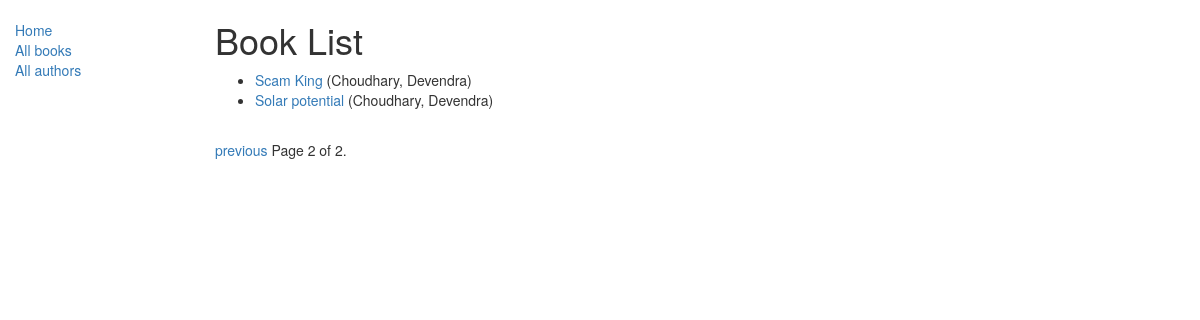
The page /catalog/books/?page=2 on the database as committed earlier.
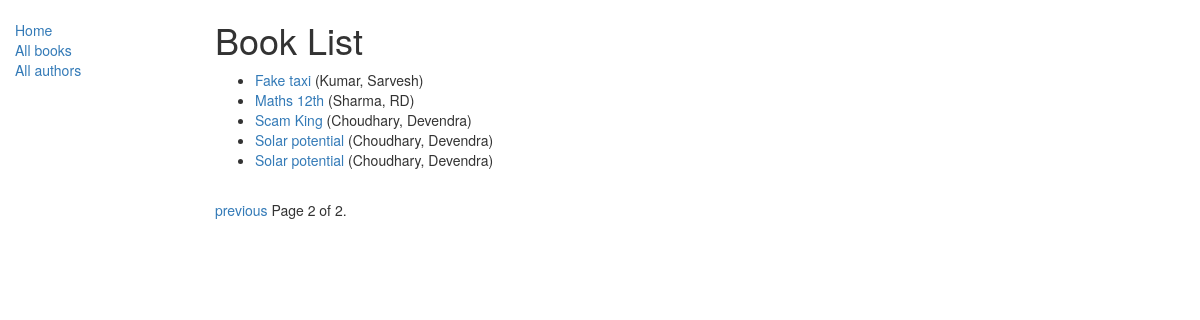
The same page on the database as committed later.
### catalog/models.py (models this page shows, shortened)
class Book(models.Model):
    title = models.CharField(max_length=200)
    author = models.ForeignKey('Author', on_delete=models.SET_NULL, null=True)
    summary = models.TextField(max_length=1000, help_text='Enter a brief description of the book')
    isbn = models.CharField('ISBN',max_length=13, help_text='13 Character <a href="https://www.isbn-international.org/content/what-isbn">ISBN number</a>')
    genre = models.ManyToManyField(Genre, help_text='Select a genre for this book')
    language = models.ForeignKey('BookLanguage', on_delete=models.SET_NULL, null=True)
    def get_absolute_url(self):
        return reverse('book-detail', args=[str(self.id)])
    class Meta:
        ordering = ['title']
    def display_genre(self):
        """
        Creates a string for the Genre. This is required to display genre in Admin.
        """
        return ', '.join([ genre.name for genre in self.genre.all()[:3] ])
    display_genre.short_description = 'Genre'

class Author(models.Model):
    first_name = models.CharField(max_length=100)
    last_name = models.CharField(max_length=100)
    date_of_birth = models.DateField(null=True, blank=True)
    date_of_death = models.DateField('Died', null=True, blank=True)
    class Meta:
        ordering = ["last_name","first_name"]
    def __str__(self):
        return '{0}, {1}'.format(self.last_name,self.first_name)

### catalog/views.py (the view)
# urls.py: path('books/', views.BookListView.as_view(), name='books'),
class BookListView(generic.ListView):
    model = Book # it s really just shorthand for saying queryset = Book.objects.all()
    paginate_by = 5
    def get_queryset(self):
        return Book.objects.all()
    def get_context_data(self, **kwargs):
        context = super(BookListView, self).get_context_data(**kwargs)
        context['some_data'] = 'This is just some data'
        return context

### catalog/templates/catalog/book_list.html
{% extends "base_generic.html" %}
{% block content %}
    <h1>Book List</h1>
    {% if book_list %}
    <ul>
      {% for book in book_list %}
      <li>
        <a href="{{ book.get_absolute_url }}">{{ book.title }}</a> ({{book.author}})
      </li>
      {% endfor %}
    </ul>
    {% else %}
      <p>There are no books in the library.</p>
    {% endif %}
{% endblock %}

Rows that differ between the two databases and show on the page:
added Book: title "Fake taxi", author "Kumar, Sarvesh"
now on this page (row unchanged): Book: title "Maths 12th", author "Sharma, RD"
added Book: title "Solar potential", author "Choudhary, Devendra"
